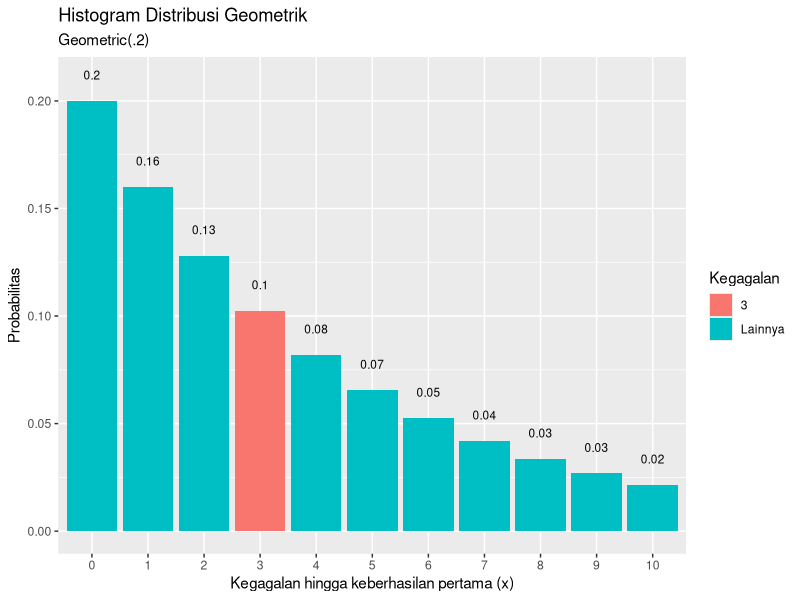
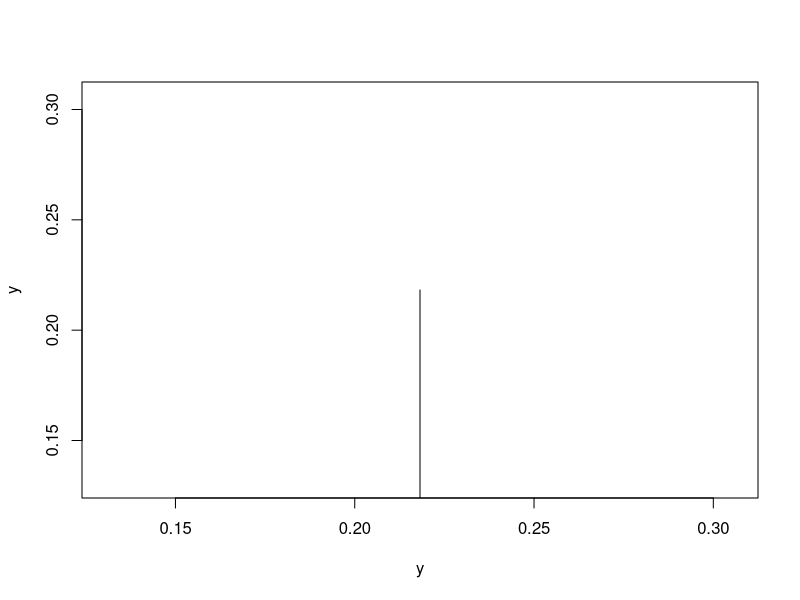
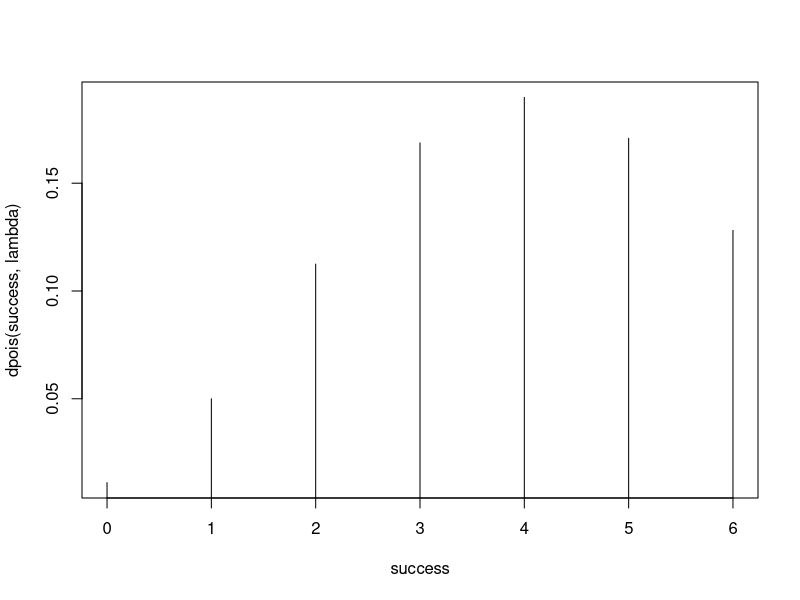
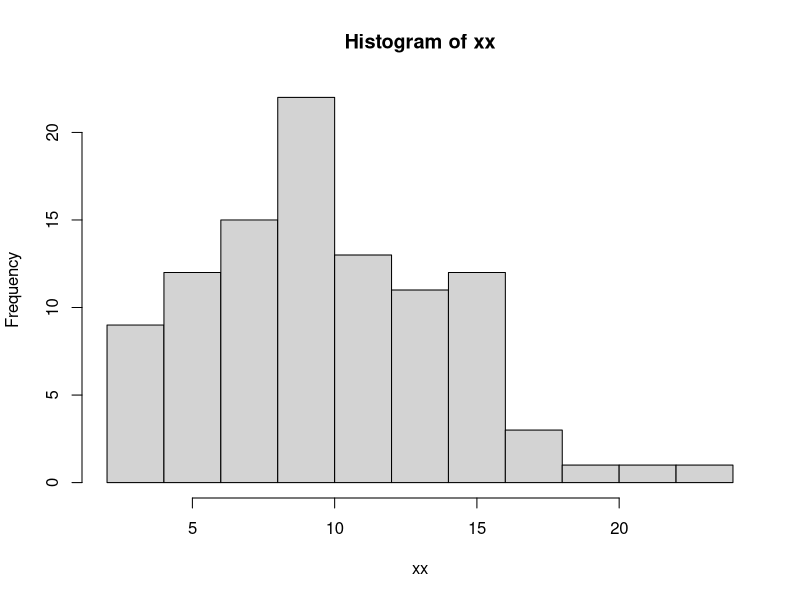
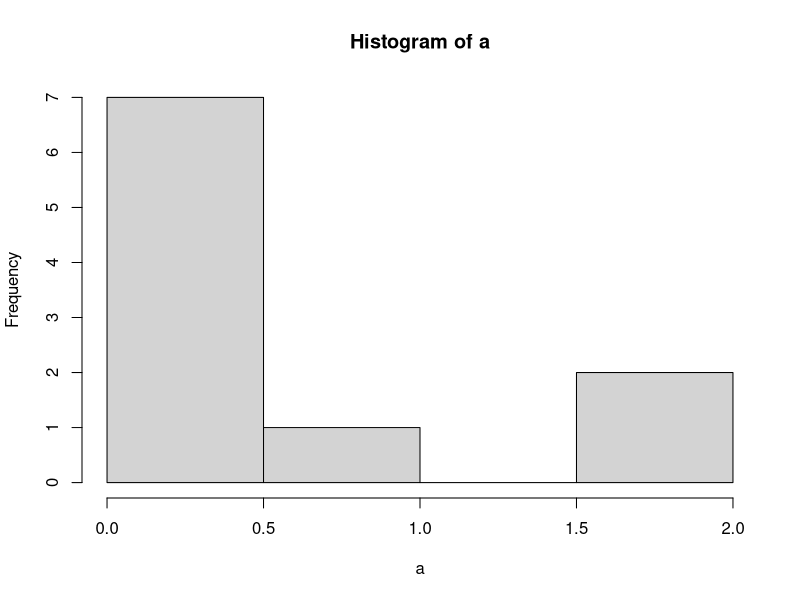
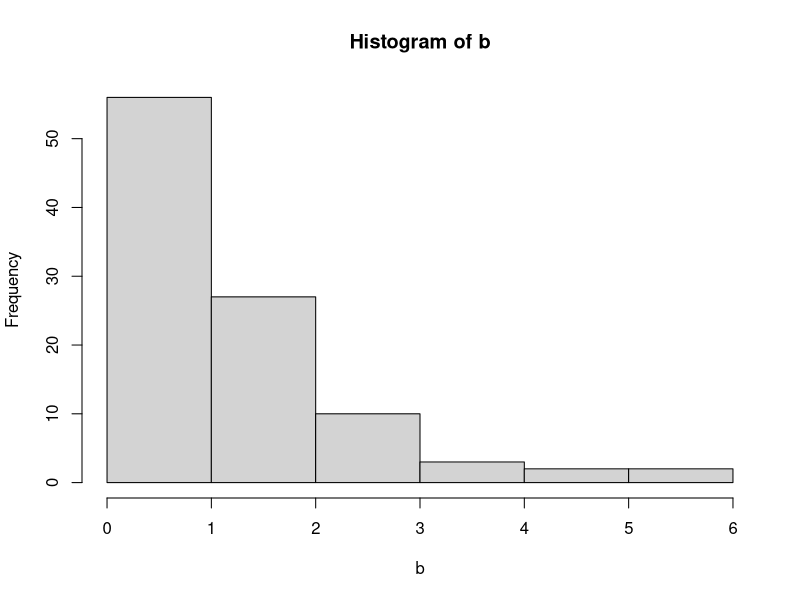
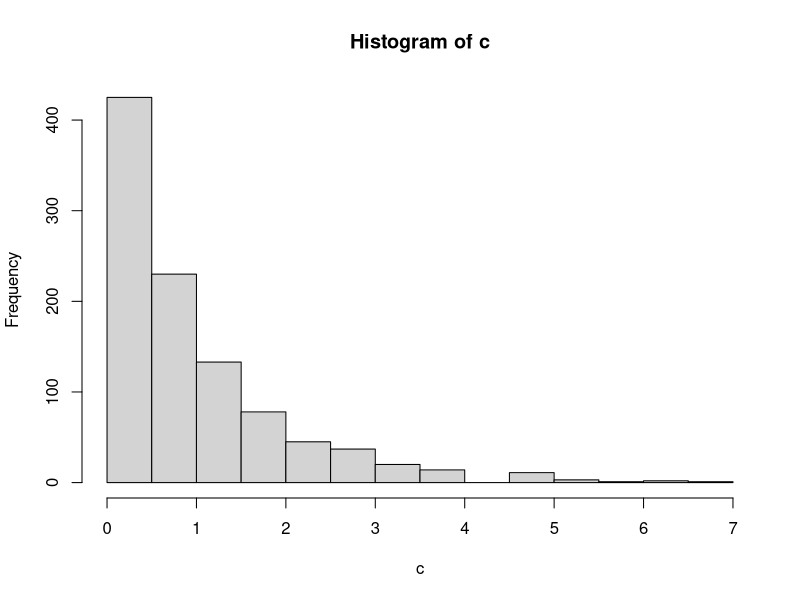
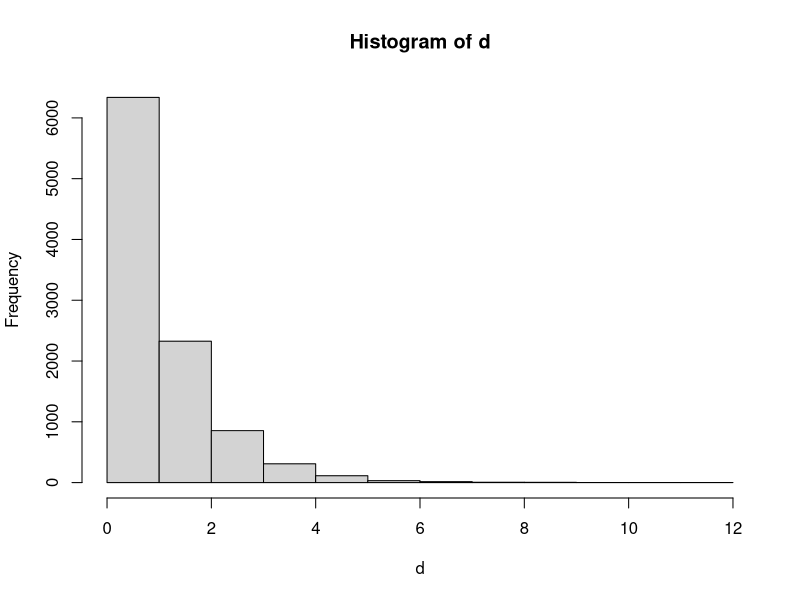

Here is the R script that generated these plots, in order:
####nomor 1####
p <- 0.2
n <- 3

#1a
a <- dgeom(n,p);a

#1b
mean(rgeom(n=10000,p=0.2)==3)

#1d
library(dplyr)
library(ggplot2)

data.frame(x = 0:10, prob = dgeom(x = 0:10, prob = p)) %>%
  mutate(Kegagalan = ifelse(x == n, n, "Lainnya")) %>%
  ggplot(aes(x = factor(x), y = prob, fill = Kegagalan)) +
  geom_col() +
  geom_text(
    aes(label = round(prob,2), y = prob + 0.01),
    position = position_dodge(0.9),
    size = 3,
    vjust = 0
  ) +
  labs(title = "Histogram Distribusi Geometrik",
       subtitle = "Geometric(.2)",
       x = "Kegagalan hingga keberhasilan pertama (x)",
       y = "Probabilitas") 

#1e
mean <- (1-p)/p;mean
variance <- (1-p)/p^2;variance

####nomor 2####
n <- 20
k <- 4
p <- 0.2
# 2a
y <- dbinom(k,n,p);y
#2b
plot(y,y,type='h')

#aa <- dbinom(c(0:4),n,p)
#plot(c(0:4),aa,type='h')

#2c
mean <- n*p;mean
variance <- n*p*(1-p);variance

####nomor 3####
lambda <- 4.5
x <- 6
success <- 0:6

#3a
a <- dpois(x,lambda);a
plot(success,dpois(success,lambda),type='h')

#xx <- rpois(365,4.5)
#hist(xx)

#yy <- exp(-6)*(4.5^6)/factorial(6);yy

#3d
mean <- lambda;mean
variance <- lambda;variance

####nomor 4####
x <- 2
v <- 10

#4b
xx <- rchisq(100,v,ncp=0);xx
hist(xx)

#4c
mean <- v;mean
variance <- 2*v;variance

####nomor 5####
#5b
a <- rexp(10,rate=1)
hist(a)
b <- rexp(100,rate=1)
hist(b)
c <- rexp(1000,rate=1)
hist(c)
d <- rexp(10000,rate=1)
hist(d)

#5c
n <- 100
lambda <- 3

mean <- 1/lambda;mean
variance <- 1/(lambda^2);variance

####nomor 6 #####
